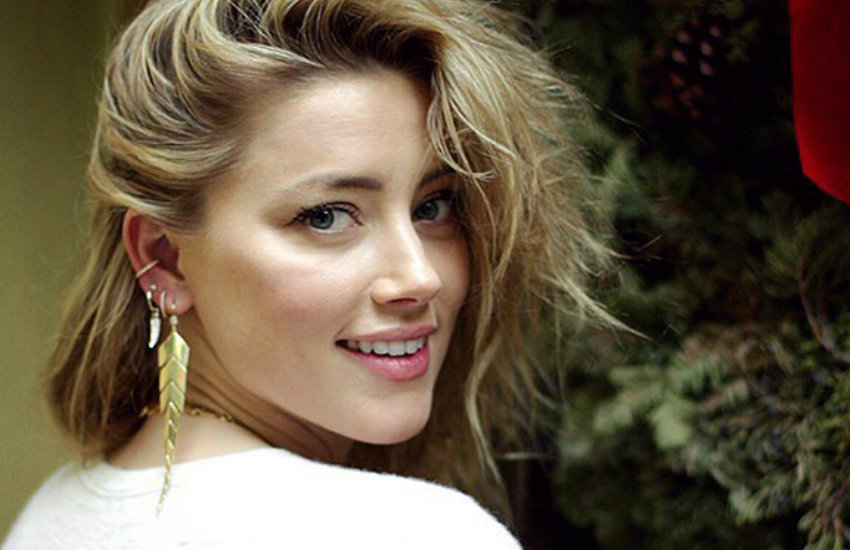
#> input picture Project 1/data/Amber_Heard.jpg, 850 x 550 px
$ python task1.py --img_path data/Amber_Heard.jpg
#> lines starting #> are read from the running program, lines starting #| are printed output that depends on the picture
### Project 1/utils.py
import copy

import cv2


def zero_pad(img, pwx, pwy):
    """Pads a given image with zero at the border."""
    padded_img = copy.deepcopy(img)
    for i in range(pwx):
        padded_img.insert(0, [0 for value in enumerate(padded_img[i])])
        padded_img.insert(len(padded_img), [0 for value in enumerate(padded_img[-1])])
    for i, row in enumerate(padded_img):
        for j in range(pwy):
            row.insert(0, 0)
            row.insert(len(row), 0)
    return padded_img

# [40 lines left out: functions crop, elementwise_add, elementwise_sub, elementwise_mul, elementwise_div, not called in this run]

def flip_x(img):
    """Flips a given image along x axis."""
    flipped_img = copy.deepcopy(img)
    center = int(len(img) / 2)
    for i in range(center):
        flipped_img[i] = img[(len(img) - 1) - i]
        flipped_img[(len(img) - 1) - i] = img[i]
    return flipped_img

def flip_y(img):
    """Flips a given image along y axis."""
    flipped_img = copy.deepcopy(img)
    center = int(len(img[0]) / 2)
    for i, row in enumerate(img):
        for j in range(center):
            flipped_img[i][j] = img[i][(len(img[0]) - 1) - j]
            flipped_img[i][(len(img[0]) - 1) - j] = img[i][j]
    return flipped_img

def flip2d(img, axis=None):
    """Flips an image along a given axis.

    Hints:
        Use the function flip_x and flip_y.

    Args:
        img: nested list (int), the image to be flipped.
        axis (int or None): the axis along which img is flipped.
            if axix is None, img is flipped both along x axis and y axis.

    Returns:
        flipped_img: nested list (int), the flipped image.
    """
    # TODO: implement this function.
    if axis == 0:
        return flip_x(img)
    elif axis == 1:
        return flip_y(img)
    else:
        return flip_y(flip_x(img))
    #raise NotImplementedError
    #return flipped_img

### Project 1/task1.py
"""
Edge Detection

The goal of this task is to experiment with two commonly used edge detection operator, i.e., Prewitt operator and Sobel operator,
and familiarize you with 'tricks', e.g., padding, commonly used by computer vision 'researchers'.

Please complete all the functions that are labelled with '# TODO'. Hints or steps are provided to make your lives easier.
Whem implementing the functions, comment the lines 'raise NotImplementedError' instead of deleting them. As we have
written lots of utility functions for you, you only need to write about 30 lines of code. The functions defined in utils.py
are building blocks you could use when implementing the functions labelled with 'TODO'.

I strongly suggest you to read the function zero_pad that is defined in utils.py. It is quite important!

Do NOT modify the code provided.
Do NOT use any API provided by opencv (cv2) and numpy (np) in your code.
Do NOT import any library (function, module, etc.).
"""

import argparse
import copy
import os
import math

import cv2
import numpy as np

import utils

# Prewitt operator
prewitt_x = [[1, 0, -1]] * 3
prewitt_y = [[1] * 3, [0] * 3, [-1] * 3]

# Sobel operator
sobel_x = [[1, 0, -1], [2, 0, -2], [1, 0, -1]]
sobel_y = [[-1, -2, -1], [0, 0, 0], [1, 2, 1]]


def parse_args():
    parser = argparse.ArgumentParser(description="cse 473/573 project 1.")
    parser.add_argument(
        "--img_path", type=str, default="",
        help="path to the image used for edge detection")
    parser.add_argument(
        "--kernel", type=str, default="sobel",
        choices=["prewitt", "sobel", "Prewitt", "Sobel"],
        help="type of edge detector used for edge detection")
    parser.add_argument(
        "--result_saving_directory", dest="rs_directory", type=str, default="./results/",
        help="directory to which results are saved (do not change this arg)")
    args = parser.parse_args()
    return args


def read_image(img_path, show=False):
    """Reads an image into memory as a grayscale array.
    """
    img = cv2.imread(img_path, cv2.IMREAD_GRAYSCALE)
    if not img.dtype == np.uint8:
        pass

    if show:
        show_image(img)
    img = [list(row) for row in img]
    return img

def show_image(img, delay=1000):
    """Shows an image.
    """
    cv2.namedWindow('image', cv2.WINDOW_AUTOSIZE)
    cv2.imshow('image', img)
    cv2.waitKey(delay)
    cv2.destroyAllWindows()

def write_image(img, img_saving_path):
    """Writes an image to a given path.
    """
    if isinstance(img, list):
        img = np.asarray(img, dtype=np.uint8)
    elif isinstance(img, np.ndarray):
        if not img.dtype == np.uint8:
            assert np.max(img) <= 1, "Maximum pixel value {:.3f} is greater than 1".format(np.max(img))
            img = (255 * img).astype(np.uint8)
    else:
        raise TypeError("img is neither a list nor a ndarray.")

    cv2.imwrite(img_saving_path, img)

def convolve2d(img, kernel):
    """Convolves a given image and a given kernel.

    Steps:
        (1) flips the either the img or the kernel.
        (2) pads the img or the flipped img.
            this step handles pixels along the border of the img,
            and makes sure that the output img is of the same size as the input image.
        (3) applies the flipped kernel to the image or the kernel to the flipped image,
            using nested for loop.

    Args:
        img: nested list (int), image.
        kernel: nested list (int), kernel.

    Returns:
        img_conv: nested list (int), image.
    """
    # TODO: implement this function.
    img_conv = [[0 for i in range(len(img[0]))] for j in range(len(img))]
    flipped_kernel = utils.flip2d(kernel)
    padded_img = utils.zero_pad(img, 1, 1) #Padding = (size of kernel - 1) / 2
    neighbors = [(0, 0), (0, 1), (0, -1), (1, 0), (-1, 0), (1, 1), (1, -1), (-1, 1), (-1, -1)]
    for r in range(1, len(padded_img) - 1):
        for c in range(1, len(padded_img[0]) - 1):
            for _r, _c in neighbors:
                img_conv[r - 1][c - 1] += padded_img[r + _r][c + _c] * flipped_kernel[1 + _r][1 + _c]
    #raise NotImplementedError
    return img_conv


def normalize(img):
    """Normalizes a given image.

    Hints:
        Noralize a given image using the following equation:

        normalized_img = frac{img - min(img)}{max(img) - min(img)},

        so that the maximum pixel value is 255 and the minimum pixel value is 0.

    Args:
        img: nested list (int), image.

    Returns:
        normalized_img: nested list (int), normalized image.
    """
    # TODO: implement this function.
    minPixel = min([min(row) for row in img])
    maxPixel = max([max(row) for row in img])
    if isinstance(img, list):
        for r in range(len(img)):
            for c in range(len(img[0])):
                img[r][c] = (img[r][c] - minPixel) * 255 / (maxPixel - minPixel)

    elif isinstance(img, np.ndarray):
        img = np.divide((img - minPixel), (maxPixel - minPixel))
    #raise NotImplementedError
    return img


def detect_edges(img, kernel, norm=True):
    """Detects edges using a given kernel.

    Args:
        img: nested list (int), image.
        kernel: nested list (int), kernel used to detect edges.
        norm (bool): whether to normalize the image or not.

    Returns:
        img_edge: nested list (int), image containing detected edges.
    """
    # TODO: detect edges using convolve2d and normalize the image containing detected edges using normalize.
    img_edges = convolve2d(img, kernel)
    if norm:
        img_edges = normalize(img_edges)
    #raise NotImplementedError
    return img_edges


def edge_magnitude(edge_x, edge_y):
    """Calculate magnitude of edges by combining edges along two orthogonal directions.

    Hints:
        Combine edges along two orthogonal directions using the following equation:

        edge_mag = sqrt(edge_x ** 2 + edge_y ** 2).

        Make sure that you normalize the edge_mag, so that the maximum pixel value is 1.

    Args:
        edge_x: nested list (int), image containing detected edges along one direction.
        edge_y: nested list (int), image containing detected edges along another direction.

    Returns:
        edge_mag: nested list (int), image containing magnitude of detected edges.
    """
    # [5 lines of commented-out code are left out]

    edge_mag = np.sqrt(np.multiply(edge_x, edge_x) + np.multiply(edge_y, edge_y))
    #raise NotImplementedError
    return normalize(edge_mag)


def main():
    args = parse_args()
    # print(args.img_path)
    # print(args.kernel)
    # print(args.rs_directory)
    img = read_image(args.img_path)
#> in read_image, `img = cv2.imread(img_path, cv2.IMREAD_GRAYSCALE)`:
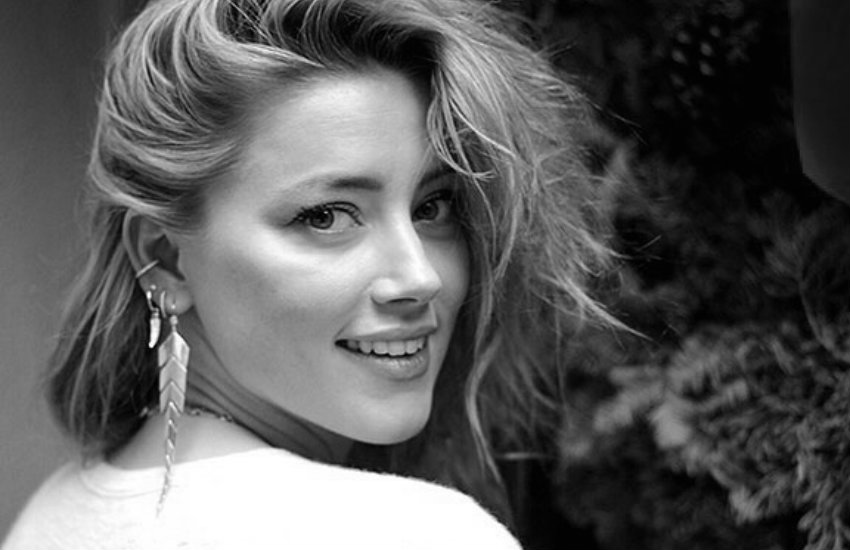
#> img: shape (550, 850); min 0, max 255, mean 92.1
#> in read_image, `img = [list(row) for row in img]`: img = 550 items
#> img = 550 items

    if args.kernel in ["prewitt", "Prewitt"]:
        kernel_x = prewitt_x
        kernel_y = prewitt_y
    elif args.kernel in ["sobel", "Sobel"]:
        kernel_x = sobel_x
        kernel_y = sobel_y
    else:
        raise ValueError("Kernel type not recognized.")

    if not os.path.exists(args.rs_directory):
        os.makedirs(args.rs_directory)

    img_edge_x = detect_edges(img, kernel_x, False)
#> after the loop in zero_pad, `for i in range(pwx):`: padded_img = 552 items
#> in detect_edges, `img_edges = convolve2d(img, kernel)`: img_edges = 550 items
#> img_edge_x = 550 items
    img_edge_x = np.asarray(img_edge_x)
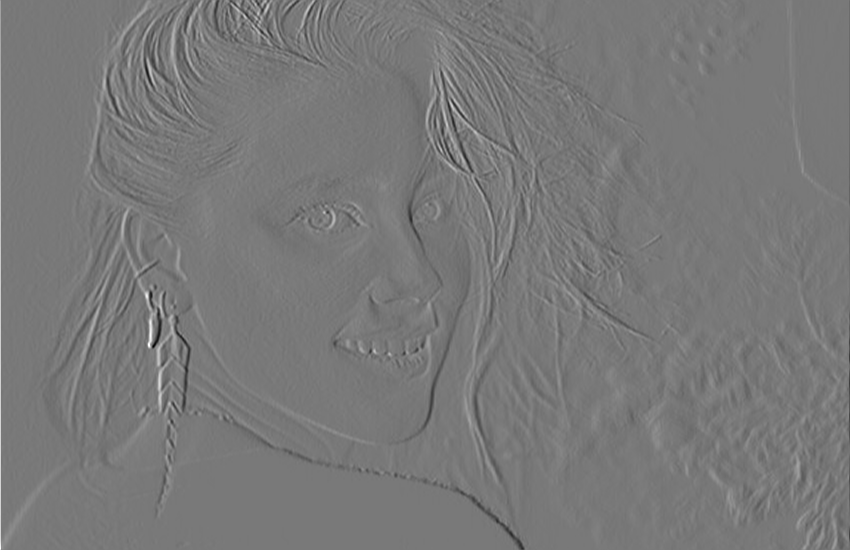
#> img_edge_x: shape (550, 850) int64; min -662, max 732, mean -0.3; drawn with min black and max white
    write_image(normalize(img_edge_x), os.path.join(args.rs_directory, "{}_edge_x.jpg".format(args.kernel.lower())))
#> in normalize, `minPixel = min([min(row) for row in img])`: minPixel = -662
#> in normalize, `maxPixel = max([max(row) for row in img])`: maxPixel = 732

    img_edge_y = detect_edges(img, kernel_y, False)
#> img_edge_y = 550 items
    img_edge_y = np.asarray(img_edge_y)
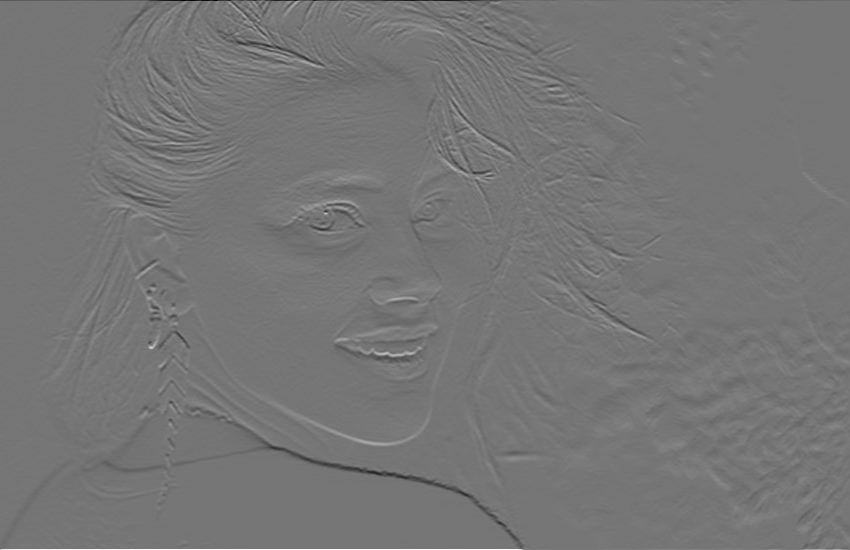
#> img_edge_y: shape (550, 850) int64; min -883, max 1020, mean -0.7; drawn with min black and max white
    write_image(normalize(img_edge_y), os.path.join(args.rs_directory, "{}_edge_y.jpg".format(args.kernel.lower())))

    img_edges = edge_magnitude(img_edge_x, img_edge_y)
#> in edge_magnitude, `edge_mag = np.sqrt(np.multiply(edge_x, edge_x) + np.multiply(edge_y, e..`:
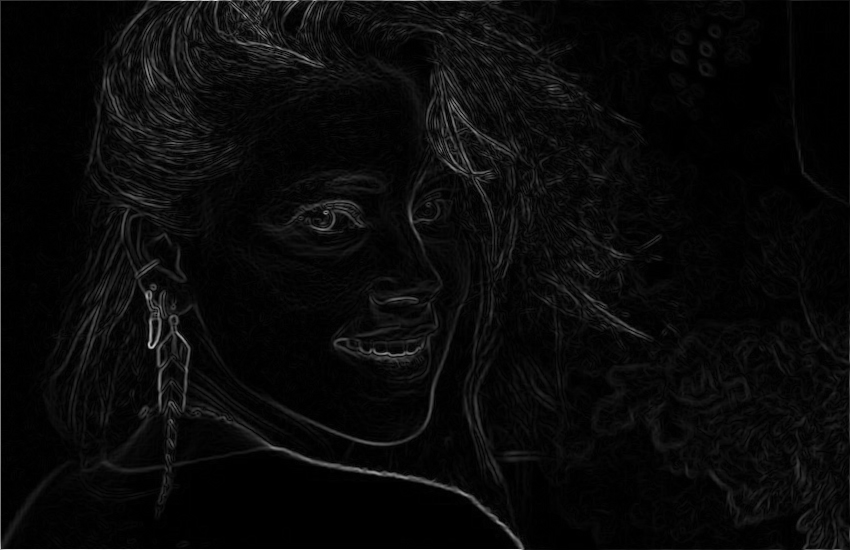
#> edge_mag: shape (550, 850) float64; min 0, max 1020, mean 39.6; drawn with min black and max white
    write_image(img_edges, os.path.join(args.rs_directory, "{}_edge_mag.jpg".format(args.kernel.lower())))


if __name__ == "__main__":
    main()
